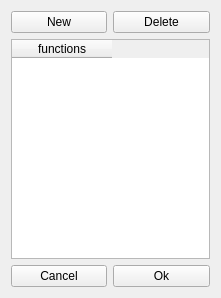
<?xml version="1.0" encoding="UTF-8"?>
<ui version="4.0">
 <class>Functions_gui</class>
 <widget class="QWidget" name="Functions_gui">
  <property name="geometry">
   <rect>
    <x>0</x>
    <y>0</y>
    <width>221</width>
    <height>298</height>
   </rect>
  </property>
  <property name="windowTitle">
   <string>Functions</string>
  </property>
  <property name="windowIcon">
   <iconset resource="../mathgraphica.qrc">
    <normaloff>:/images/images/functions.png</normaloff>:/images/images/functions.png</iconset>
  </property>
  <layout class="QGridLayout" name="gridLayout">
   <item row="0" column="0">
    <widget class="QPushButton" name="pushButton_new">
     <property name="text">
      <string>New</string>
     </property>
    </widget>
   </item>
   <item row="0" column="1">
    <widget class="QPushButton" name="pushButton_delete">
     <property name="text">
      <string>Delete</string>
     </property>
    </widget>
   </item>
   <item row="1" column="0" colspan="2">
    <widget class="QTableWidget" name="tableWidget">
     <column>
      <property name="text">
       <string>functions</string>
      </property>
     </column>
    </widget>
   </item>
   <item row="2" column="0">
    <widget class="QPushButton" name="pushButton_cancel">
     <property name="text">
      <string>Cancel</string>
     </property>
    </widget>
   </item>
   <item row="2" column="1">
    <widget class="QPushButton" name="pushButton_ok">
     <property name="text">
      <string>Ok</string>
     </property>
    </widget>
   </item>
  </layout>
 </widget>
 <resources>
  <include location="../mathgraphica.qrc"/>
 </resources>
 <connections/>
</ui>
